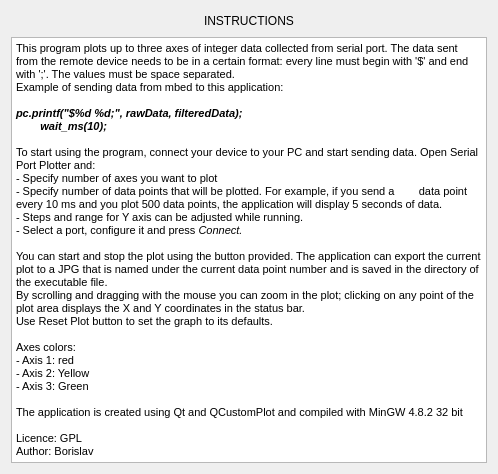
<?xml version="1.0" encoding="UTF-8"?>
<ui version="4.0">
 <class>HelpWindow</class>
 <widget class="QDialog" name="HelpWindow">
  <property name="geometry">
   <rect>
    <x>0</x>
    <y>0</y>
    <width>498</width>
    <height>474</height>
   </rect>
  </property>
  <property name="windowTitle">
   <string>Dialog</string>
  </property>
  <layout class="QGridLayout" name="gridLayout">
   <item row="0" column="0">
    <layout class="QHBoxLayout" name="horizontalLayout">
     <item>
      <spacer name="horizontalSpacer">
       <property name="orientation">
        <enum>Qt::Horizontal</enum>
       </property>
       <property name="sizeHint" stdset="0">
        <size>
         <width>40</width>
         <height>20</height>
        </size>
       </property>
      </spacer>
     </item>
     <item>
      <widget class="QLabel" name="label">
       <property name="text">
        <string>INSTRUCTIONS</string>
       </property>
      </widget>
     </item>
     <item>
      <spacer name="horizontalSpacer_2">
       <property name="orientation">
        <enum>Qt::Horizontal</enum>
       </property>
       <property name="sizeHint" stdset="0">
        <size>
         <width>40</width>
         <height>20</height>
        </size>
       </property>
      </spacer>
     </item>
    </layout>
   </item>
   <item row="1" column="0">
    <widget class="QTextEdit" name="textEdit">
     <property name="html">
      <string>&lt;!DOCTYPE HTML PUBLIC &quot;-//W3C//DTD HTML 4.0//EN&quot; &quot;http://www.w3.org/TR/REC-html40/strict.dtd&quot;&gt;
&lt;html&gt;&lt;head&gt;&lt;meta name=&quot;qrichtext&quot; content=&quot;1&quot; /&gt;&lt;style type=&quot;text/css&quot;&gt;
p, li { white-space: pre-wrap; }
&lt;/style&gt;&lt;/head&gt;&lt;body style=&quot; font-family:'MS Shell Dlg 2'; font-size:8.25pt; font-weight:400; font-style:normal;&quot;&gt;
&lt;p style=&quot; margin-top:0px; margin-bottom:0px; margin-left:0px; margin-right:0px; -qt-block-indent:0; text-indent:0px;&quot;&gt;&lt;span style=&quot; font-size:8pt;&quot;&gt;This program plots up to three axes of integer data collected from serial port. The data sent from the remote device needs to be in a certain format: every line must begin with '$' and end with ';'. The values must be space separated.&lt;/span&gt;&lt;/p&gt;
&lt;p style=&quot; margin-top:0px; margin-bottom:0px; margin-left:0px; margin-right:0px; -qt-block-indent:0; text-indent:0px;&quot;&gt;&lt;span style=&quot; font-size:8pt;&quot;&gt;Example of sending data from mbed to this application:&lt;/span&gt;&lt;/p&gt;
&lt;p style=&quot;-qt-paragraph-type:empty; margin-top:0px; margin-bottom:0px; margin-left:0px; margin-right:0px; -qt-block-indent:0; text-indent:0px; font-size:8pt;&quot;&gt;&lt;br /&gt;&lt;/p&gt;
&lt;p style=&quot; margin-top:0px; margin-bottom:0px; margin-left:0px; margin-right:0px; -qt-block-indent:0; text-indent:0px;&quot;&gt;&lt;span style=&quot; font-size:8pt; font-weight:600; font-style:italic;&quot;&gt;pc.printf(&amp;quot;$%d %d;&amp;quot;, rawData, filteredData);&lt;/span&gt;&lt;/p&gt;
&lt;p style=&quot; margin-top:0px; margin-bottom:0px; margin-left:0px; margin-right:0px; -qt-block-indent:0; text-indent:0px;&quot;&gt;&lt;span style=&quot; font-size:8pt; font-weight:600; font-style:italic;&quot;&gt;        wait_ms(10);&lt;/span&gt;&lt;/p&gt;
&lt;p style=&quot;-qt-paragraph-type:empty; margin-top:0px; margin-bottom:0px; margin-left:0px; margin-right:0px; -qt-block-indent:0; text-indent:0px; font-size:8pt;&quot;&gt;&lt;br /&gt;&lt;/p&gt;
&lt;p style=&quot; margin-top:0px; margin-bottom:0px; margin-left:0px; margin-right:0px; -qt-block-indent:0; text-indent:0px;&quot;&gt;&lt;span style=&quot; font-size:8pt;&quot;&gt;To start using the program, connect your device to your PC and start sending data. Open Serial Port Plotter and:&lt;/span&gt;&lt;/p&gt;
&lt;p style=&quot; margin-top:0px; margin-bottom:0px; margin-left:0px; margin-right:0px; -qt-block-indent:0; text-indent:0px;&quot;&gt;&lt;span style=&quot; font-size:8pt;&quot;&gt;- Specify number of axes you want to plot&lt;/span&gt;&lt;/p&gt;
&lt;p style=&quot; margin-top:0px; margin-bottom:0px; margin-left:0px; margin-right:0px; -qt-block-indent:0; text-indent:0px;&quot;&gt;&lt;span style=&quot; font-size:8pt;&quot;&gt;- Specify number of data points that will be plotted. For example, if you send a        data point every 10 ms and you plot 500 data points, the application will display 5 seconds of data. &lt;/span&gt;&lt;/p&gt;
&lt;p style=&quot; margin-top:0px; margin-bottom:0px; margin-left:0px; margin-right:0px; -qt-block-indent:0; text-indent:0px;&quot;&gt;&lt;span style=&quot; font-size:8pt;&quot;&gt;- Steps and range for Y axis can be adjusted while running.&lt;/span&gt;&lt;/p&gt;
&lt;p style=&quot; margin-top:0px; margin-bottom:0px; margin-left:0px; margin-right:0px; -qt-block-indent:0; text-indent:0px;&quot;&gt;&lt;span style=&quot; font-size:8pt;&quot;&gt;- Select a port, configure it and press&lt;/span&gt;&lt;span style=&quot; font-size:8pt; font-style:italic;&quot;&gt; Connect.&lt;/span&gt;&lt;/p&gt;
&lt;p style=&quot;-qt-paragraph-type:empty; margin-top:0px; margin-bottom:0px; margin-left:0px; margin-right:0px; -qt-block-indent:0; text-indent:0px; font-size:8pt; font-style:italic;&quot;&gt;&lt;br /&gt;&lt;/p&gt;
&lt;p style=&quot; margin-top:0px; margin-bottom:0px; margin-left:0px; margin-right:0px; -qt-block-indent:0; text-indent:0px;&quot;&gt;&lt;span style=&quot; font-size:8pt;&quot;&gt;You can start and stop the plot using the button provided. The application can export the current plot to a JPG that is named under the current data point number and is saved in the directory of the executable file. &lt;/span&gt;&lt;/p&gt;
&lt;p style=&quot; margin-top:0px; margin-bottom:0px; margin-left:0px; margin-right:0px; -qt-block-indent:0; text-indent:0px;&quot;&gt;&lt;span style=&quot; font-size:8pt;&quot;&gt;By scrolling and dragging with the mouse you can zoom in the plot; clicking on any point of the plot area displays the X and Y coordinates in the status bar. &lt;/span&gt;&lt;/p&gt;
&lt;p style=&quot; margin-top:0px; margin-bottom:0px; margin-left:0px; margin-right:0px; -qt-block-indent:0; text-indent:0px;&quot;&gt;&lt;span style=&quot; font-size:8pt;&quot;&gt;Use Reset Plot button to set the graph to its defaults. &lt;/span&gt;&lt;/p&gt;
&lt;p style=&quot;-qt-paragraph-type:empty; margin-top:0px; margin-bottom:0px; margin-left:0px; margin-right:0px; -qt-block-indent:0; text-indent:0px; font-size:8pt;&quot;&gt;&lt;br /&gt;&lt;/p&gt;
&lt;p style=&quot; margin-top:0px; margin-bottom:0px; margin-left:0px; margin-right:0px; -qt-block-indent:0; text-indent:0px;&quot;&gt;&lt;span style=&quot; font-size:8pt;&quot;&gt;Axes colors:&lt;/span&gt;&lt;/p&gt;
&lt;p style=&quot; margin-top:0px; margin-bottom:0px; margin-left:0px; margin-right:0px; -qt-block-indent:0; text-indent:0px;&quot;&gt;&lt;span style=&quot; font-size:8pt;&quot;&gt;- Axis 1: red&lt;/span&gt;&lt;/p&gt;
&lt;p style=&quot; margin-top:0px; margin-bottom:0px; margin-left:0px; margin-right:0px; -qt-block-indent:0; text-indent:0px;&quot;&gt;&lt;span style=&quot; font-size:8pt;&quot;&gt;- Axis 2: Yellow&lt;/span&gt;&lt;/p&gt;
&lt;p style=&quot; margin-top:0px; margin-bottom:0px; margin-left:0px; margin-right:0px; -qt-block-indent:0; text-indent:0px;&quot;&gt;&lt;span style=&quot; font-size:8pt;&quot;&gt;- Axis 3: Green&lt;/span&gt;&lt;/p&gt;
&lt;p style=&quot;-qt-paragraph-type:empty; margin-top:0px; margin-bottom:0px; margin-left:0px; margin-right:0px; -qt-block-indent:0; text-indent:0px; font-size:8pt;&quot;&gt;&lt;br /&gt;&lt;/p&gt;
&lt;p style=&quot; margin-top:0px; margin-bottom:0px; margin-left:0px; margin-right:0px; -qt-block-indent:0; text-indent:0px;&quot;&gt;&lt;span style=&quot; font-size:8pt;&quot;&gt;The application is created using Qt and QCustomPlot and compiled with MinGW 4.8.2 32 bit&lt;/span&gt;&lt;/p&gt;
&lt;p style=&quot;-qt-paragraph-type:empty; margin-top:0px; margin-bottom:0px; margin-left:0px; margin-right:0px; -qt-block-indent:0; text-indent:0px; font-size:8pt;&quot;&gt;&lt;br /&gt;&lt;/p&gt;
&lt;p style=&quot; margin-top:0px; margin-bottom:0px; margin-left:0px; margin-right:0px; -qt-block-indent:0; text-indent:0px;&quot;&gt;&lt;span style=&quot; font-size:8pt;&quot;&gt;Licence: GPL&lt;/span&gt;&lt;/p&gt;
&lt;p style=&quot; margin-top:0px; margin-bottom:0px; margin-left:0px; margin-right:0px; -qt-block-indent:0; text-indent:0px;&quot;&gt;&lt;span style=&quot; font-size:8pt;&quot;&gt;Author: Borislav&lt;/span&gt;&lt;/p&gt;&lt;/body&gt;&lt;/html&gt;</string>
     </property>
    </widget>
   </item>
  </layout>
 </widget>
 <resources/>
 <connections/>
</ui>
